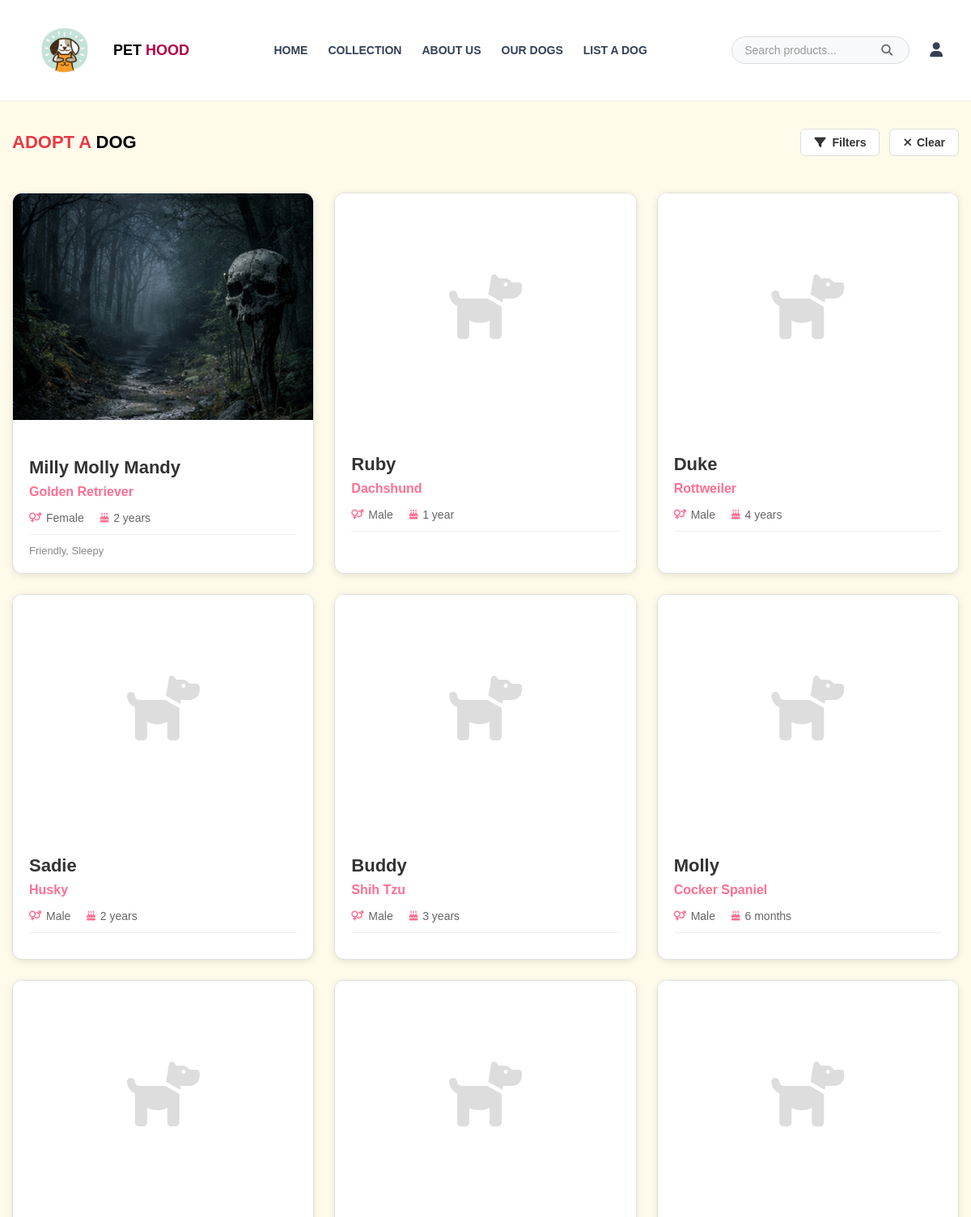
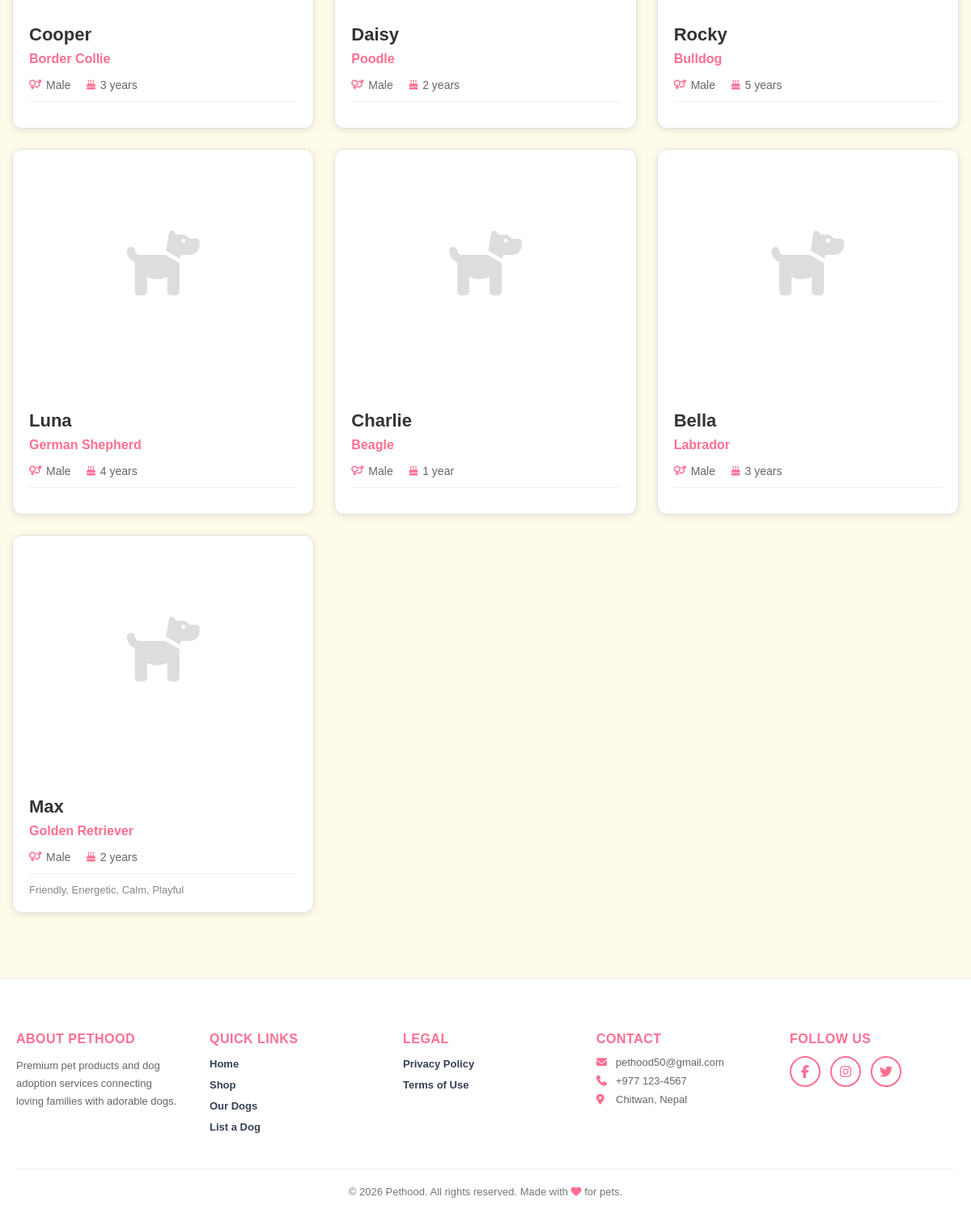
The app's page /adoption/, older data (2 pictures, top to bottom).
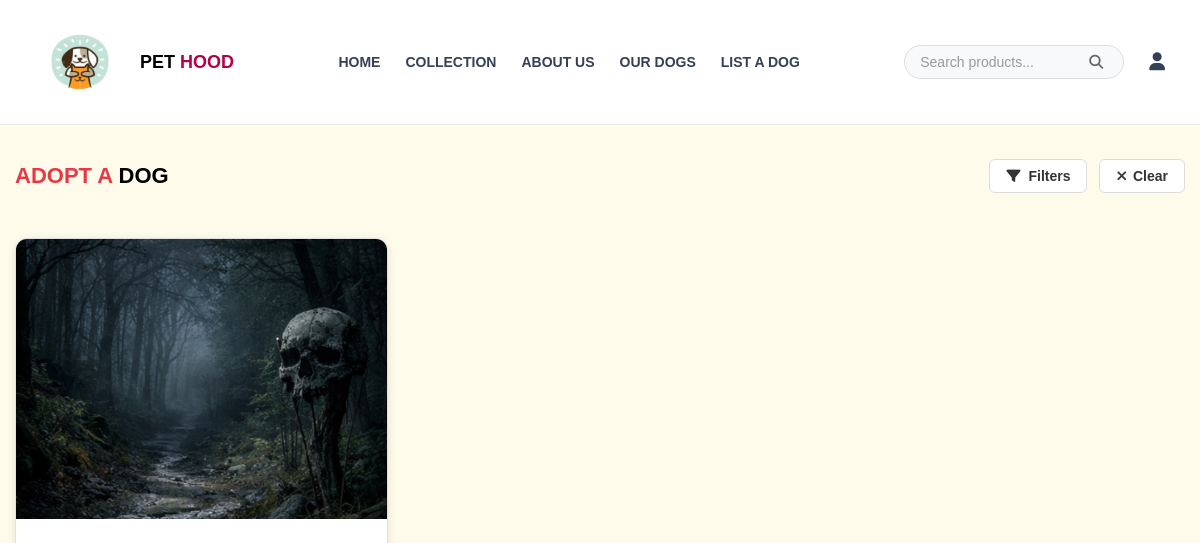
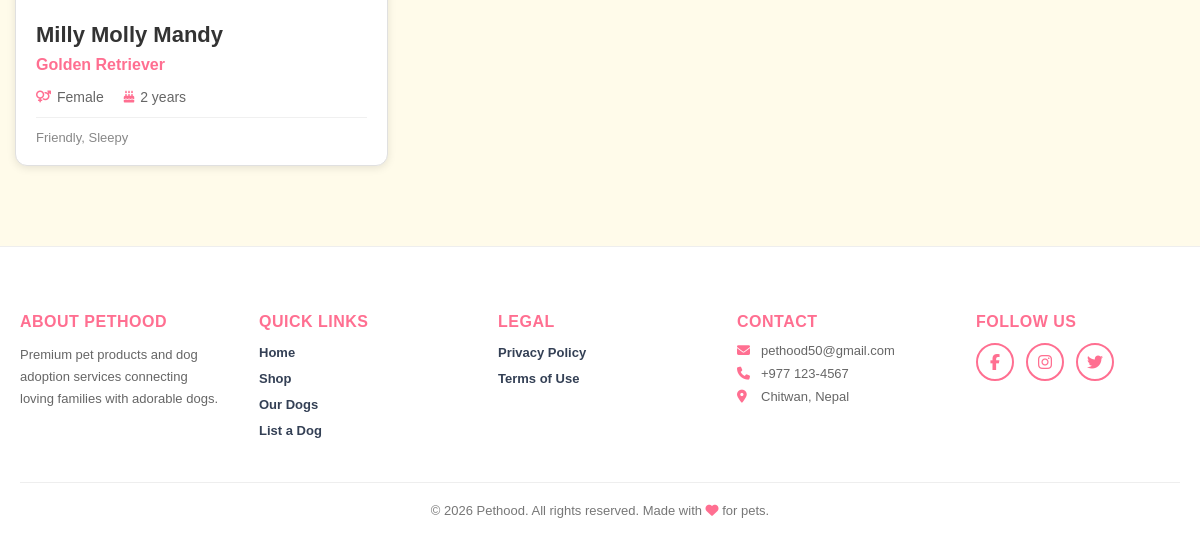
The same page, newer data (2 pictures, top to bottom).
### dog/models.py (models this page shows, shortened)
class Dog(models.Model):
    GENDER_CHOICES = [
        ('male', 'Male'),
        ('female', 'Female'),
    ]
    name = models.CharField(max_length=100)
    slug = models.SlugField(max_length=150, unique=True, blank=True)
    breed = models.CharField(max_length=100)
    gender = models.CharField(max_length=10, choices=GENDER_CHOICES, default='male')
    age = models.IntegerField(help_text="Age in months")
    behaviour = models.CharField(max_length=200, help_text="e.g., Friendly, Energetic, Calm, Playful")
    description = models.TextField()
    price = models.DecimalField(max_digits=10, decimal_places=2, help_text="Adoption fee", default=0)
    image = models.ImageField(upload_to='dogs/', blank=True, null=True)
    lister = models.ForeignKey(User, on_delete=models.CASCADE, related_name='listed_dogs', null=True, blank=True)
    location = models.CharField(max_length=100, help_text="City or area", blank=True)
    is_approved = models.BooleanField(default=False, help_text="Admin approval status")
    is_adopted = models.BooleanField(default=False)
    created_at = models.DateTimeField(auto_now_add=True)
    updated_at = models.DateTimeField(auto_now=True)
    def get_age_display(self):
        try:
            age_int = int(self.age) if isinstance(self.age, str) else self.age
        except (ValueError, TypeError):
            return str(self.age)  # Return as-is if conversion fails
        if age_int < 12:
            return f"{age_int} month{'s' if age_int != 1 else ''}"
        else:
            years = age_int // 12
            months = age_int % 12
            if months == 0:
                return f"{years} year{'s' if years != 1 else ''}"
            else:
                return f"{years} year{'s' if years != 1 else ''}, {months} month{'s' if months != 1 else ''}"
    class Meta:
        ordering = ['-created_at']

### dog/views.py (the view)
# urls.py: path('', views.dog_list, name='dog_list'),
def dog_list(request):
    dogs = Dog.objects.filter(is_adopted=False, is_approved=True)
    gender = request.GET.get('gender', '')
    age_sort = request.GET.get('age_sort', '')
    breed = request.GET.get('breed', '')
    location = request.GET.get('location', '')
    if gender:
        dogs = dogs.filter(gender=gender)
    if breed:
        dogs = dogs.filter(breed__icontains=breed)
    if location:
        dogs = dogs.filter(location__icontains=location)
    if age_sort == 'young':
        dogs = dogs.order_by('age')
    elif age_sort == 'old':
        dogs = dogs.order_by('-age')
    else:
        dogs = dogs.order_by('-created_at')  # Default: newest first
    all_breeds = Dog.objects.filter(is_approved=True).values_list('breed', flat=True).distinct()
    all_locations = Dog.objects.filter(is_approved=True).exclude(location='').values_list('location', flat=True).distinct()
    context = {
        'dogs': dogs,
        'total_dogs': dogs.count(),
        'selected_gender': gender,
        'selected_age_sort': age_sort,
        'selected_breed': breed,
        'selected_location': location,
        'all_breeds': sorted(set(all_breeds)),
        'all_locations': sorted(set(all_locations)),
        'gender_choices': Dog.GENDER_CHOICES,
    }
    return render(request, 'dog_list.html', context)

### shop/context_processors.py (called while the page is built)
def cart_count(request):
    if request.user.is_authenticated:
        cart, _ = Cart.objects.get_or_create(user=request.user)
        count = cart.items.count()
    else:
        count = 0
    return {'cart_count': count}

### templates/dog_list.html (shortened to what this page needs)
{% extends 'base.html' %}
{% load static %}
{% block content %}
<div class="collections-container">
    <div class="products-header">
        <h2><span>Adopt a</span>  Dog</h2>
        <div class="controls">
            <div class="filters-dropdown">
                <button class="dropdown-btn" type="button">
                    <i class="fas fa-filter"></i> Filters
                </button>
            </div>
            <a href="{% url 'dog:dog_list' %}" class="clear-filters">
                <i class="fas fa-times"></i> Clear
            </a>
        </div>
    </div>
    <div class="product-grid">
    {% if dogs %}
    {% for dog in dogs %}
        <a href="{% url 'dog:dog_detail' dog.slug %}" class="dog-card">
            {% if dog.image %}
            <img src="{{ dog.image.url }}" alt="{{ dog.name }}" class="dog-image">
            {% else %}
            <div class="dog-image" style="display: flex; align-items: center; justify-content: center; background: #fff; color: #ddd; font-size: 80px; padding: 15px;">
                <i class="fas fa-dog"></i>
            </div>
            {% endif %}
            <div class="dog-info">
                <h3 class="dog-name">{{ dog.name }}</h3>
                <div class="dog-breed">{{ dog.breed }}</div>
                <div class="dog-details">
                    <span><i class="fas fa-venus-mars"></i> {{ dog.get_gender_display }}</span>
                    <span><i class="fas fa-birthday-cake"></i> {{ dog.get_age_display }}</span>
                </div>
                <div class="dog-behaviour">
                    {{ dog.behaviour }}
                </div>
            </div>
        </a>
        {% endfor %}
    {% else %}
        <div class="no-dogs">
            <i class="fas fa-dog"></i>
            <h2>No dogs available for adoption</h2>
            <p>Please check back soon!</p>
        </div>
    {% endif %}
    </div>
</div>
{% endblock %}

Row changes from the older to the newer data that the page shows:
removed Dog: name "Ruby", breed "Dachshund", gender "Male", age "1 year"
removed Dog: name "Duke", breed "Rottweiler", gender "Male", age "4 years"
removed Dog: name "Sadie", breed "Husky", gender "Male", age "2 years"
removed Dog: name "Buddy", breed "Shih Tzu", gender "Male", age "3 years"
removed Dog: name "Molly", breed "Cocker Spaniel", gender "Male", age "6 months"
removed Dog: name "Cooper", breed "Border Collie", gender "Male", age "3 years"
removed Dog: name "Daisy", breed "Poodle", gender "Male", age "2 years"
removed Dog: name "Rocky", breed "Bulldog", gender "Male", age "5 years"
removed Dog: name "Luna", breed "German Shepherd", gender "Male", age "4 years"
removed Dog: name "Charlie", breed "Beagle", gender "Male", age "1 year"
removed Dog: name "Bella", breed "Labrador", gender "Male", age "3 years"
removed Dog: name "Max", breed "Golden Retriever", gender "Male", age "2 years", behaviour "Friendly, Energetic, Calm, Playful"
